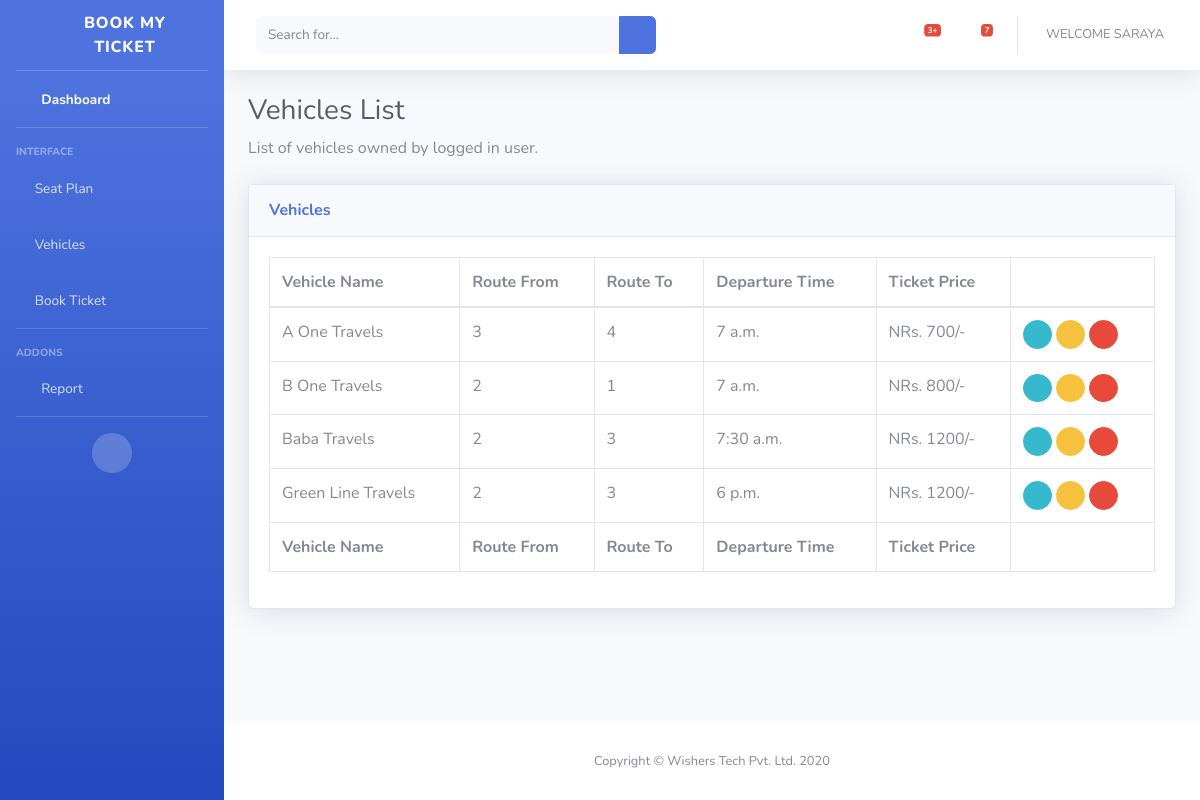
Page /vehicles/ (signed in) on the committed database.
### ticketsystem/models.py (models this page shows, shortened)
class Vehicle(models.Model):
    vehicle_name=models.CharField(max_length=100, db_index=True, null=True)
    vehicle_number=models.CharField(max_length=20, null=True)
    facility=models.ManyToManyField(Facility)
    category=models.ForeignKey(Category, related_name='vehiclecategory', null=True, on_delete=models.SET_NULL)
    departurefrom=models.IntegerField(null=True)
    departureto=models.IntegerField(null=True)
    departuretime=models.TimeField()
    seatplan=models.ForeignKey(SeatPlan, null=True, on_delete=models.SET_NULL)
    seatcapacity=models.PositiveIntegerField(null=True)
    ticketprice=models.PositiveIntegerField()
    vehicleowner=models.ForeignKey(VehicleCompany,related_name='company', null=True, on_delete=models.SET_NULL)
    vehicle_photo=models.ImageField(null=True,blank=True)
    slug=models.SlugField(max_length=100,db_index=True, unique=True)
    boardingpointone=models.CharField(max_length=200,null=True, blank=True)
    boardingpointtwo=models.CharField(max_length=200,null=True, blank=True)
    boardingpointthree=models.CharField(max_length=200,null=True, blank=True)
    dropoffpointone=models.CharField(max_length=200,null=True, blank=True)
    dropoffpointtwo=models.CharField(max_length=200,null=True, blank=True)
    dropoffpointthree=models.CharField(max_length=200,null=True, blank=True)
    class Meta:
        ordering=('vehicle_name',)
        index_together=(('id','slug'))

### ticketsystem/decorators.py (the view)
        def wrapper_func(request, *args, **kwargs):
            statusinfo=VehicleCompany.objects.get(user_auth=request.user)
            print(statusinfo.account_status)
            if statusinfo.account_status in allowed_user:
                return view_func(request, *args, **kwargs)
            elif statusinfo.account_status == 'Pending':
                return redirect('/pending/')
            else:
                return redirect('/deactivated/')

### ticketsystem/views.py (called while the page is built)
@active_users(allowed_user=['Active'])
def vehicles(request):
    vehicles=Vehicle.objects.all()
    context={'vehicles':vehicles}
    return render(request,'ticketsystem/vehicle_list.html',context)

### ticketsystem/templates/ticketsystem/vehicle_list.html
{%extends 'ticketsystem/main.html'%}
{%block content%}
<div class="container-fluid">
    <h1 class="h3 mb-2 text-gray-800">Vehicles List</h1>
    <p class="mb-4">List of vehicles owned by logged in user.</p>
    <div class="card shadow mb-4">
      <div class="card-header py-3">
        <h6 class="m-0 font-weight-bold text-primary">Vehicles</h6>
      </div>
      <div class="card-body">
        <div class="table-responsive">
          <table class="table table-bordered" id="dataTable" width="100%" cellspacing="0">
            <thead>
              <tr>
                <th>Vehicle Name</th>
                <th>Route From</th>
                <th>Route To</th>
                <th>Departure Time</th>
                <th>Ticket Price</th>
                <th></th>
              </tr>
            </thead>
            <tfoot>
              <tr>
                <th>Vehicle Name</th>
                <th>Route From</th>
                <th>Route To</th>
                <th>Departure Time</th>
                <th>Ticket Price</th>
                <th></th>
              </tr>
            </tfoot>
            <tbody>
              {% for vehicle in vehicles%}
              <tr>
                <td>{{vehicle.vehicle_name}}</td>
                <td>{{vehicle.departurefrom}}</td>
                <td>{{vehicle.departureto}}</td>
                <td>{{vehicle.departuretime}}</td>
                <td>NRs. {{vehicle.ticketprice}}/-</td>
                <td>
                  <a href="/viewvehicle/{{vehicle.id}}" class="btn btn-info btn-circle btn-sm">
                    <i class="fas fa-eye"></i>
                  </a>
                  <a href="/updateVehicle/{{vehicle.id}}" class="btn btn-warning btn-circle btn-sm">
                    <i class="fas fa-edit"></i>
                  </a>
                  <a href="/updateVehicle/{{vehicle.id}}" class="btn btn-danger btn-circle btn-sm">
                    <i class="fas fa-trash"></i>
                  </a>
                </td>
              </tr>
              {%endfor%}
            </tbody>
          </table>
        </div>
      </div>
    </div>
  </div>
{%endblock%}

### ticketsystem/templates/ticketsystem/topnavigation.html (shortened to what this page needs)
<nav class="navbar navbar-expand navbar-light bg-white topbar mb-4 static-top shadow">
    <form class="d-none d-sm-inline-block form-inline mr-auto ml-md-3 my-2 my-md-0 mw-100 navbar-search">
      <div class="input-group">
        <input type="text" class="form-control bg-light border-0 small" placeholder="Search for..." aria-label="Search" aria-describedby="basic-addon2">
        <div class="input-group-append">
          <button class="btn btn-primary" type="button">
            <i class="fas fa-search fa-sm"></i>
          </button>
        </div>
      </div>
    </form>
    <ul class="navbar-nav ml-auto">
      <li class="nav-item dropdown no-arrow mx-1">
        <a class="nav-link dropdown-toggle" href="#" id="alertsDropdown" role="button" data-toggle="dropdown" aria-haspopup="true" aria-expanded="false">
          <i class="fas fa-bell fa-fw"></i>
          <span class="badge badge-danger badge-counter">3+</span>
        </a>
      </li>
      <li class="nav-item dropdown no-arrow mx-1">
        <a class="nav-link dropdown-toggle" href="#" id="messagesDropdown" role="button" data-toggle="dropdown" aria-haspopup="true" aria-expanded="false">
          <i class="fas fa-envelope fa-fw"></i>
          <span class="badge badge-danger badge-counter">7</span>
        </a>
      </li>
      <li class="nav-item dropdown no-arrow">
        <a class="nav-link dropdown-toggle" href="#" id="userDropdown" role="button" data-toggle="dropdown" aria-haspopup="true" aria-expanded="false">
          <span class="mr-2 d-none d-lg-inline text-gray-600 small userprofile">Welcome {{request.user}}</span>
        </a>
      </li>
    </ul>
  </nav>

### static/css/main.css (style rules this page uses)
.userprofile { text-transform: uppercase; }

### rows in the picture
Vehicle: vehicle_name "A One Travels", departurefrom "3", departureto "4", departuretime "7 a.m.", ticketprice "700"
Vehicle: vehicle_name "B One Travels", departurefrom "2", departureto "1", departuretime "7 a.m.", ticketprice "800"
Vehicle: vehicle_name "Baba Travels", departurefrom "2", departureto "3", departuretime "7:30 a.m.", ticketprice "1200"
Vehicle: vehicle_name "Green Line Travels", departurefrom "2", departureto "3", departuretime "6 p.m.", ticketprice "1200"

### other values in the picture
{{ request.user }} "SARAYA"
